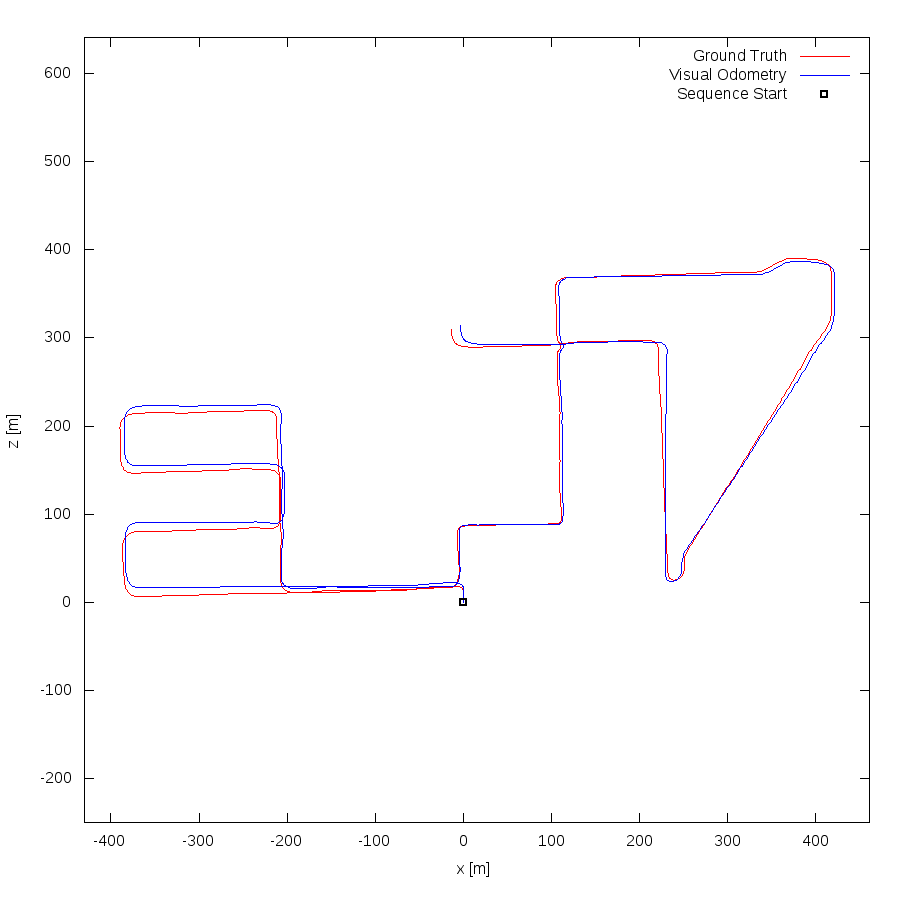

The script that drew this image:
set term postscript eps enhanced color
set output "19.eps"
set size ratio -1
set xrange [-430:461]
set yrange [-250:641]
set xlabel "x [m]"
set ylabel "z [m]"
plot "19.txt" using 1:2 lc rgb "#FF0000" title 'Ground Truth' w lines,"19.txt" using 3:4 lc rgb "#0000FF" title 'Visual Odometry' w lines,"< head -1 19.txt" using 1:2 lc rgb "#000000" pt 4 ps 1 lw 2 title 'Sequence Start' w points
